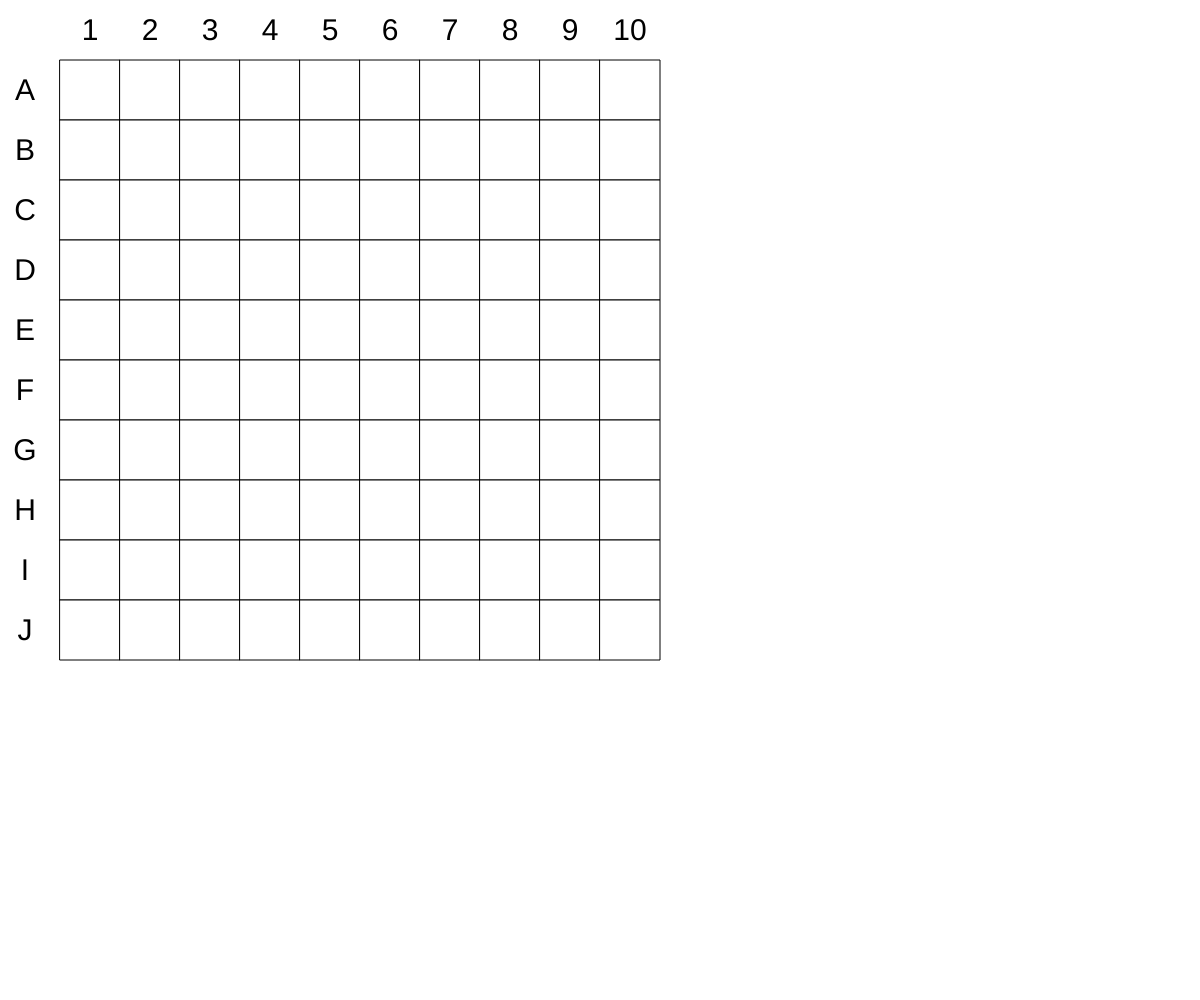
Frame 1 (no input)
Frame 60 (no input): identical to frame 1, image omitted
Frame 120 (the mouse pressed at the canvas centre since frame 60): identical to frame 1, image omitted

The p5.js sketch that drew this single still picture (run headless with seeded random() and noise() and a simulated clock; from frame 60 on, the mouse is pressed at the canvas centre):

// p5.js sketch
// ── sketch.js
// Major Project
// Vrajesh Patel 
// September 28/2021
//
// Extra for Experts:
// - describe what you did to take this project "above and beyond"


//  Global Variables and Arrays
let state = "grid";
let sizeOfSquare = 60;
let slot = "notHit";
let column = ["A", "B", "C", "D", "E", "F", "G", "H", "I", "J"];

function setup() {
  createCanvas(windowWidth, windowHeight);
}
function drawGrid() {
  for (let gridX = 0; gridX < sizeOfSquare * 10; gridX += sizeOfSquare) {
    for (let gridY = 0; gridY < sizeOfSquare * 10; gridY += sizeOfSquare) {
      if (slot === "notHit") {
        fill(255);
      }
      rect(gridX + sizeOfSquare, gridY + sizeOfSquare, sizeOfSquare, sizeOfSquare);
    }
  }
}
function drawNumbersAndLetters() {
  for (let i = 0; i < column.length; i++) {
    textSize(30);
    textAlign(CENTER);
    fill(0);
    text(column[i], 25, i * 60 + 100);
    text(i + 1, i * 60 + 90, 40);
  }
}

function draw() {
  background("white");
  if (state === "grid") {
    drawNumbersAndLetters();
    drawGrid();
  }
}
